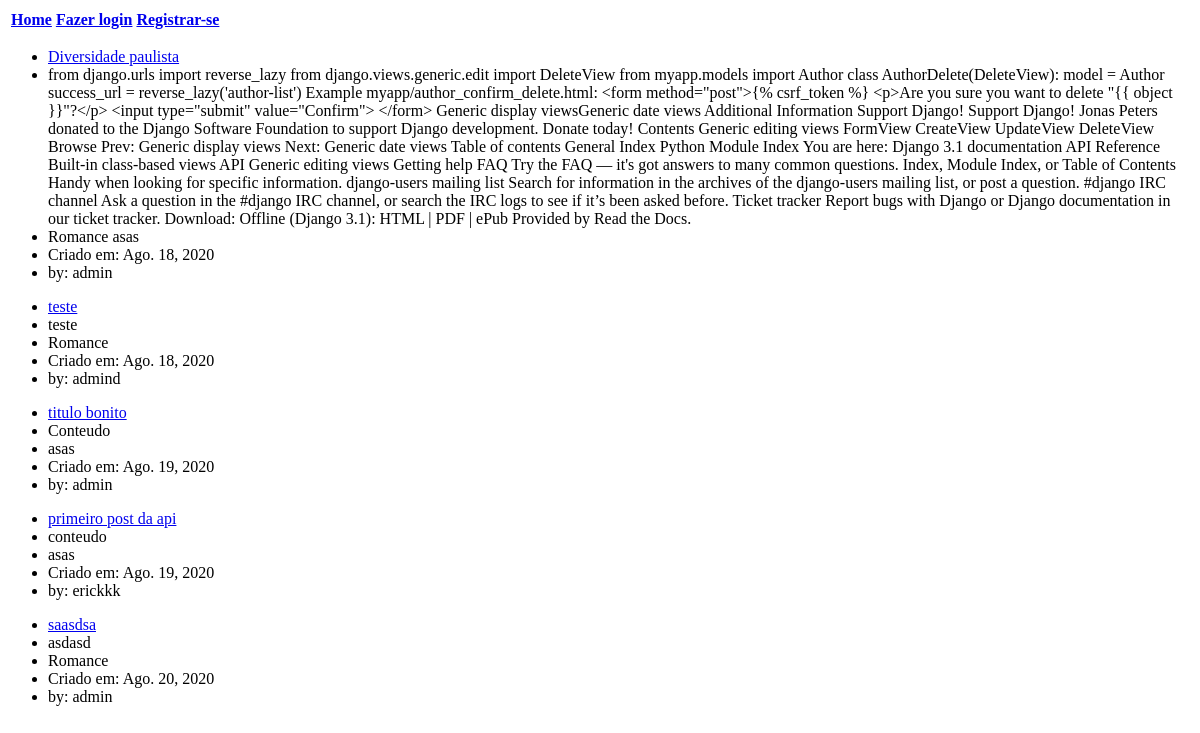
Before: / with the older database file.
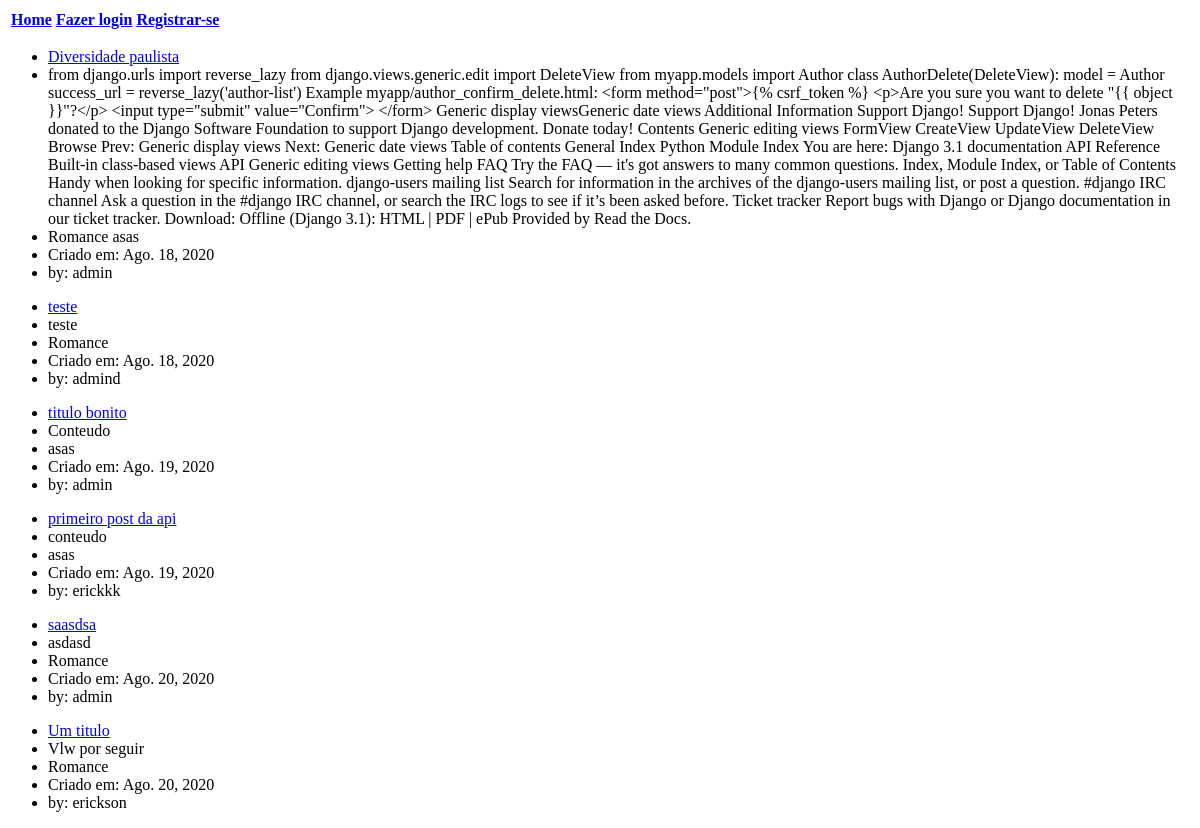
After: the same page with the newer database file.
### browser/models.py (models this page shows, shortened)
class Persos(models.Model):
    title = models.CharField(max_length=100)
    sub_title = models.CharField(max_length=255, null=True, blank=True)
    content = models.TextField()
    created = models.DateField(auto_now=True)
    user = models.ForeignKey(User, related_name='persos', on_delete=models.CASCADE)
    categories = models.ManyToManyField(CategoryContent)
    class Meta:
        ordering = ['created']

class CategoryContent(models.Model):
    name = models.CharField(max_length=100)
    created = models.DateField(auto_now=True)

### browser/views.py (the view)
# urls.py: path('', views.Home.as_view(), name='home'),
class Home(View):
    def get(self, request):
        data = Persos.objects.all()
        return render(request, 'browser/home.html', {'data': data})

### templates/browser/home.html (shortened to what this page needs)
{% extends 'layout.html' %}
{% block content %}
    {% for item in data %}
        <ul>
            <li><a href="{% url 'single_detail' item.id %}">{{ item.title }}</a></li>
            <li>{{ item.content }}</li>
            <li>{% for cat in item.categories.all %}{{ cat.name }} {% endfor %}</li>
            <li>Criado em: {{ item.created }}</li>
            <li>by: {{ item.user }}</li>
        </ul>
    {% endfor %}
{% endblock %}

Changed rows visible on the page:
added Persos: title "Um titulo", content "Vlw por seguir", created "Ago. 20, 2020", user "erickson", CategoryContent (name "Romance")
